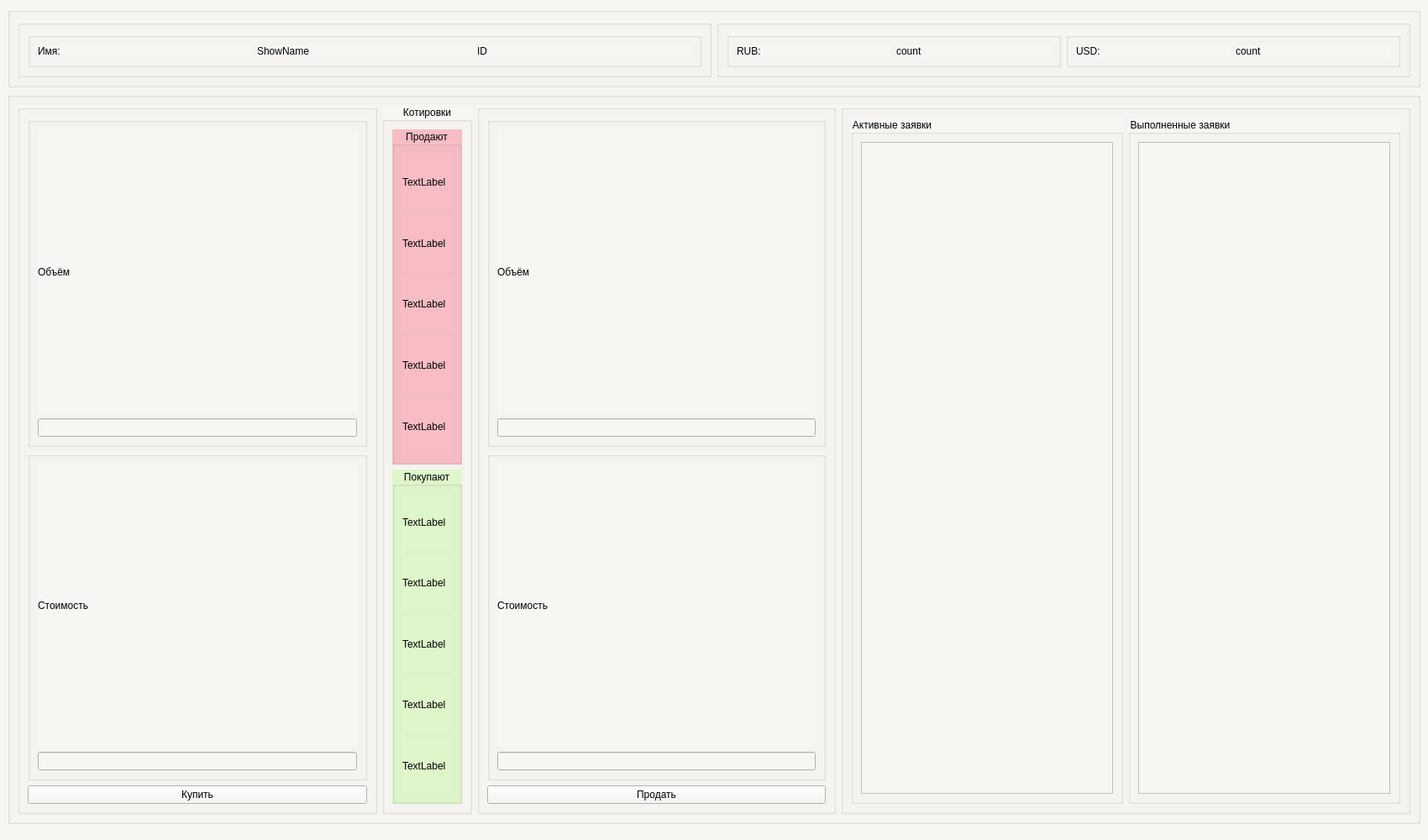
<?xml version="1.0" encoding="UTF-8"?>
<ui version="4.0">
 <class>MainWindow</class>
 <widget class="QMainWindow" name="MainWindow">
  <property name="geometry">
   <rect>
    <x>0</x>
    <y>0</y>
    <width>1700</width>
    <height>1000</height>
   </rect>
  </property>
  <property name="minimumSize">
   <size>
    <width>1700</width>
    <height>1000</height>
   </size>
  </property>
  <property name="baseSize">
   <size>
    <width>500</width>
    <height>500</height>
   </size>
  </property>
  <property name="windowTitle">
   <string>MainWindow</string>
  </property>
  <property name="styleSheet">
   <string notr="true">background-color: rgb(247, 246, 243);</string>
  </property>
  <widget class="QWidget" name="centralwidget">
   <layout class="QVBoxLayout" name="verticalLayout">
    <item alignment="Qt::AlignTop">
     <widget class="QGroupBox" name="groupBox_15">
      <property name="title">
       <string/>
      </property>
      <layout class="QHBoxLayout" name="horizontalLayout_9">
       <item>
        <widget class="QGroupBox" name="groupBox_16">
         <property name="title">
          <string/>
         </property>
         <layout class="QHBoxLayout" name="horizontalLayout_11">
          <item>
           <widget class="QGroupBox" name="groupBox_20">
            <property name="title">
             <string/>
            </property>
            <layout class="QHBoxLayout" name="horizontalLayout_12">
             <item>
              <widget class="QLabel" name="labelName">
               <property name="text">
                <string>Имя:</string>
               </property>
              </widget>
             </item>
             <item>
              <widget class="QLabel" name="labelShowName">
               <property name="text">
                <string>ShowName</string>
               </property>
              </widget>
             </item>
             <item>
              <widget class="QLabel" name="labelId">
               <property name="text">
                <string>ID</string>
               </property>
              </widget>
             </item>
            </layout>
           </widget>
          </item>
         </layout>
        </widget>
       </item>
       <item>
        <widget class="QGroupBox" name="groupBox_17">
         <property name="title">
          <string/>
         </property>
         <layout class="QHBoxLayout" name="horizontalLayout_10">
          <item>
           <widget class="QGroupBox" name="groupBox_18">
            <property name="title">
             <string/>
            </property>
            <layout class="QHBoxLayout" name="horizontalLayout_8">
             <item>
              <widget class="QLabel" name="labelRub">
               <property name="text">
                <string>RUB:</string>
               </property>
              </widget>
             </item>
             <item>
              <widget class="QLabel" name="labelShowRub">
               <property name="text">
                <string>count</string>
               </property>
              </widget>
             </item>
            </layout>
           </widget>
          </item>
          <item>
           <widget class="QGroupBox" name="groupBox_19">
            <property name="title">
             <string/>
            </property>
            <layout class="QHBoxLayout" name="horizontalLayout_13">
             <item>
              <widget class="QLabel" name="labelUsd">
               <property name="text">
                <string>USD:</string>
               </property>
              </widget>
             </item>
             <item>
              <widget class="QLabel" name="labelShowUsd">
               <property name="text">
                <string>count</string>
               </property>
              </widget>
             </item>
            </layout>
           </widget>
          </item>
         </layout>
        </widget>
       </item>
      </layout>
     </widget>
    </item>
    <item>
     <widget class="QGroupBox" name="groupBox_4">
      <property name="title">
       <string/>
      </property>
      <layout class="QHBoxLayout" name="horizontalLayout">
       <item>
        <widget class="QGroupBox" name="groupBox_3">
         <property name="styleSheet">
          <string notr="true"/>
         </property>
         <property name="title">
          <string/>
         </property>
         <layout class="QVBoxLayout" name="verticalLayout_2">
          <item>
           <widget class="QGroupBox" name="groupBox_8">
            <property name="styleSheet">
             <string notr="true"/>
            </property>
            <property name="title">
             <string/>
            </property>
            <layout class="QVBoxLayout" name="verticalLayout_3">
             <item>
              <widget class="QLabel" name="label_7">
               <property name="text">
                <string>Объём</string>
               </property>
              </widget>
             </item>
             <item>
              <widget class="QLineEdit" name="buyValue"/>
             </item>
            </layout>
           </widget>
          </item>
          <item>
           <widget class="QGroupBox" name="groupBox_9">
            <property name="title">
             <string/>
            </property>
            <layout class="QVBoxLayout" name="verticalLayout_5">
             <item>
              <widget class="QLabel" name="label_5">
               <property name="text">
                <string>Стоимость</string>
               </property>
              </widget>
             </item>
             <item>
              <widget class="QLineEdit" name="buyCost"/>
             </item>
            </layout>
           </widget>
          </item>
          <item>
           <widget class="QPushButton" name="buyButton">
            <property name="text">
             <string>Купить</string>
            </property>
           </widget>
          </item>
         </layout>
        </widget>
       </item>
       <item>
        <widget class="QGroupBox" name="groupBox_12">
         <property name="title">
          <string>Котировки</string>
         </property>
         <property name="alignment">
          <set>Qt::AlignCenter</set>
         </property>
         <layout class="QVBoxLayout" name="verticalLayout_10">
          <item>
           <widget class="QGroupBox" name="groupBoxSell">
            <property name="styleSheet">
             <string notr="true">background-color: rgba(248, 189, 196, 1);</string>
            </property>
            <property name="title">
             <string>Продают</string>
            </property>
            <property name="alignment">
             <set>Qt::AlignCenter</set>
            </property>
            <layout class="QVBoxLayout" name="verticalLayout_8">
             <item>
              <widget class="QLabel" name="sellQuote_5">
               <property name="text">
                <string>TextLabel</string>
               </property>
              </widget>
             </item>
             <item>
              <widget class="QLabel" name="sellQuote_4">
               <property name="text">
                <string>TextLabel</string>
               </property>
              </widget>
             </item>
             <item>
              <widget class="QLabel" name="sellQuote_3">
               <property name="text">
                <string>TextLabel</string>
               </property>
              </widget>
             </item>
             <item>
              <widget class="QLabel" name="sellQuote_2">
               <property name="text">
                <string>TextLabel</string>
               </property>
              </widget>
             </item>
             <item>
              <widget class="QLabel" name="sellQuote_1">
               <property name="text">
                <string>TextLabel</string>
               </property>
              </widget>
             </item>
            </layout>
           </widget>
          </item>
          <item>
           <widget class="QGroupBox" name="groupBoxBuy">
            <property name="styleSheet">
             <string notr="true">background-color: rgba(222, 246, 202, 1);</string>
            </property>
            <property name="title">
             <string>Покупают</string>
            </property>
            <property name="alignment">
             <set>Qt::AlignCenter</set>
            </property>
            <layout class="QVBoxLayout" name="verticalLayout_9">
             <item>
              <widget class="QLabel" name="buyQuote_1">
               <property name="text">
                <string>TextLabel</string>
               </property>
              </widget>
             </item>
             <item>
              <widget class="QLabel" name="buyQuote_2">
               <property name="text">
                <string>TextLabel</string>
               </property>
              </widget>
             </item>
             <item>
              <widget class="QLabel" name="buyQuote_3">
               <property name="text">
                <string>TextLabel</string>
               </property>
              </widget>
             </item>
             <item>
              <widget class="QLabel" name="buyQuote_4">
               <property name="text">
                <string>TextLabel</string>
               </property>
              </widget>
             </item>
             <item>
              <widget class="QLabel" name="buyQuote_5">
               <property name="text">
                <string>TextLabel</string>
               </property>
              </widget>
             </item>
            </layout>
           </widget>
          </item>
         </layout>
        </widget>
       </item>
       <item>
        <widget class="QGroupBox" name="groupBox_5">
         <property name="title">
          <string/>
         </property>
         <layout class="QVBoxLayout" name="verticalLayout_4">
          <item>
           <widget class="QGroupBox" name="groupBox_10">
            <property name="title">
             <string/>
            </property>
            <layout class="QVBoxLayout" name="verticalLayout_6">
             <item>
              <widget class="QLabel" name="label_8">
               <property name="text">
                <string>Объём</string>
               </property>
              </widget>
             </item>
             <item>
              <widget class="QLineEdit" name="sellValue"/>
             </item>
            </layout>
           </widget>
          </item>
          <item>
           <widget class="QGroupBox" name="groupBox_11">
            <property name="title">
             <string/>
            </property>
            <layout class="QVBoxLayout" name="verticalLayout_7">
             <item>
              <widget class="QLabel" name="label_9">
               <property name="text">
                <string>Стоимость</string>
               </property>
              </widget>
             </item>
             <item>
              <widget class="QLineEdit" name="sellCost"/>
             </item>
            </layout>
           </widget>
          </item>
          <item>
           <widget class="QPushButton" name="sellButton">
            <property name="text">
             <string>Продать</string>
            </property>
           </widget>
          </item>
         </layout>
        </widget>
       </item>
       <item>
        <widget class="QGroupBox" name="groupBox_2">
         <property name="title">
          <string/>
         </property>
         <layout class="QHBoxLayout" name="horizontalLayout_2">
          <item>
           <widget class="QGroupBox" name="groupBoxActiveQuotes">
            <property name="title">
             <string>Активные заявки</string>
            </property>
            <layout class="QVBoxLayout" name="verticalLayout_11">
             <item>
              <widget class="QScrollArea" name="scrollAreaActiveQuotes">
               <property name="minimumSize">
                <size>
                 <width>300</width>
                 <height>0</height>
                </size>
               </property>
               <property name="widgetResizable">
                <bool>true</bool>
               </property>
               <widget class="QWidget" name="scrollAreaWidgetContents">
                <property name="geometry">
                 <rect>
                  <x>0</x>
                  <y>0</y>
                  <width>298</width>
                  <height>563</height>
                 </rect>
                </property>
                <layout class="QVBoxLayout" name="verticalLayout_13">
                 <item>
                  <layout class="QVBoxLayout" name="LayoutActiveQuotes"/>
                 </item>
                </layout>
               </widget>
              </widget>
             </item>
            </layout>
           </widget>
          </item>
          <item>
           <widget class="QGroupBox" name="groupBoxExecQuotes">
            <property name="title">
             <string>Выполненные заявки</string>
            </property>
            <layout class="QVBoxLayout" name="verticalLayout_12">
             <item>
              <widget class="QScrollArea" name="scrollAreaExecQuotes">
               <property name="minimumSize">
                <size>
                 <width>300</width>
                 <height>0</height>
                </size>
               </property>
               <property name="widgetResizable">
                <bool>true</bool>
               </property>
               <widget class="QWidget" name="scrollAreaWidgetContents_2">
                <property name="geometry">
                 <rect>
                  <x>0</x>
                  <y>0</y>
                  <width>298</width>
                  <height>563</height>
                 </rect>
                </property>
                <layout class="QVBoxLayout" name="verticalLayout_14">
                 <item>
                  <layout class="QVBoxLayout" name="LayoutExecQuotes"/>
                 </item>
                </layout>
               </widget>
              </widget>
             </item>
            </layout>
           </widget>
          </item>
         </layout>
        </widget>
       </item>
      </layout>
     </widget>
    </item>
   </layout>
  </widget>
  <widget class="QMenuBar" name="menuBar">
   <property name="geometry">
    <rect>
     <x>0</x>
     <y>0</y>
     <width>1700</width>
     <height>39</height>
    </rect>
   </property>
  </widget>
  <widget class="QStatusBar" name="statusbar">
   <property name="minimumSize">
    <size>
     <width>20</width>
     <height>10</height>
    </size>
   </property>
  </widget>
 </widget>
 <resources/>
 <connections/>
</ui>
